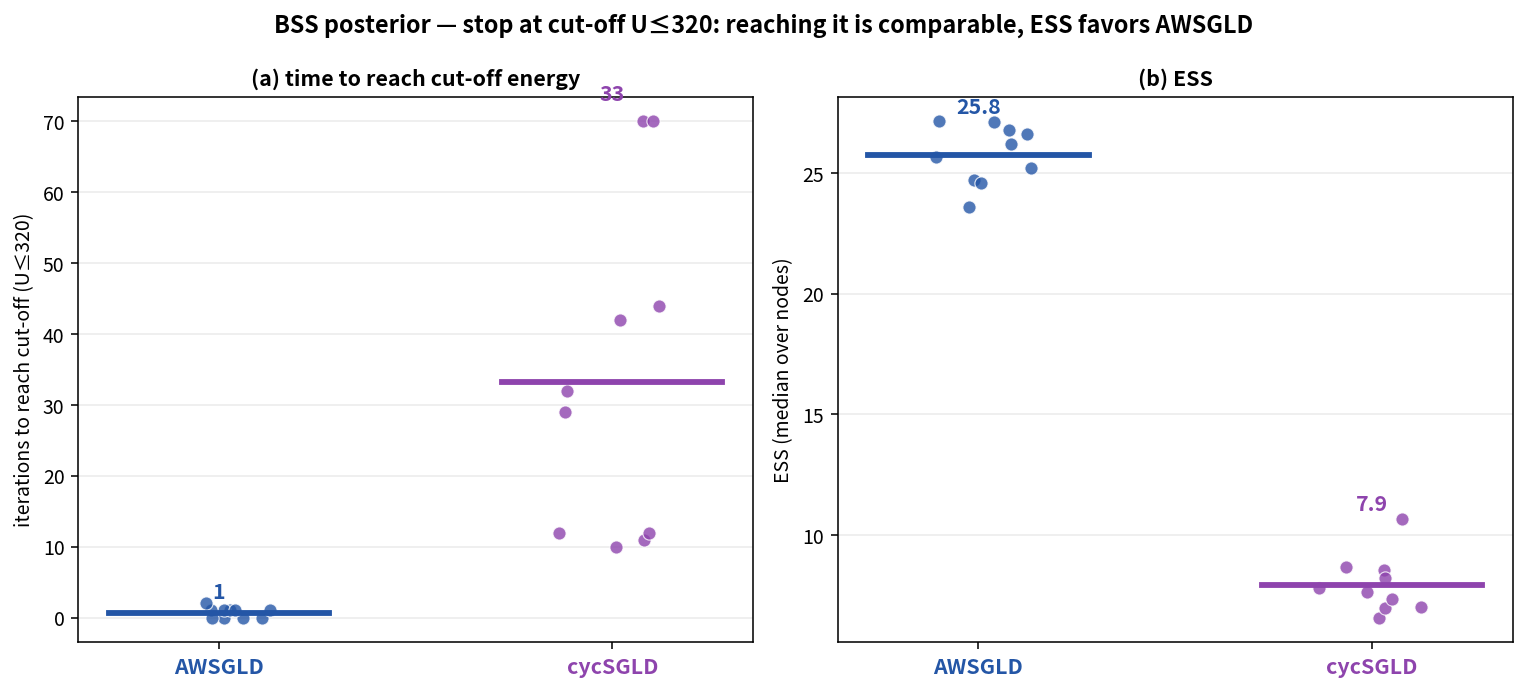

Reproduce this figure in Python.
"""cyc_awsgld.png 스타일 strip plot — 단, y='최저 U'가 아니라 'cut-off 에너지 도달 반복수'.

각 run 은 에너지가 cut-off 선(U≤CUT)에 도달하면 '멈춘' 것으로 보고, 그때까지의 반복수를 기록.
seed 별 점 + 평균 막대(= cyc_awsgld.png 형식). AWSGLD vs cycSGLD.
왼쪽: 도달 반복수(둘 다 도달 → 비슷/누가 빠른가) | 오른쪽: ESS(같은 형식).

출력: strip_cutoff_ess.png / .csv
"""
import os, sys, time, csv
import numpy as np
from scipy.stats import invgamma
import matplotlib; matplotlib.use("Agg")
import matplotlib.pyplot as plt
sys.path.insert(0, os.path.dirname(os.path.abspath(__file__)))
sys.path.insert(0, os.path.join(os.path.dirname(os.path.abspath(__file__)), "_archive"))
import energy_diagnostics as E
import keyphrase_functions_awsgld as kfa
from extra_metrics import ess_per_node

HERE = os.path.dirname(os.path.abspath(__file__))
T = 5000; BURN = 500; BATCH = 100; FLOOR = 1.0
M_REG = kfa.M_REGIONS; ZETA = kfa.ZETA; TAU = kfa.TAU; DECAY = kfa.DECAY_LR
CYC = 10
DATA_SEEDS = [0, 1, 2, 3, 4]
RNG_PER = [0, 1]                 # 데이터 seed 당 RNG 2개 → 총 10점 (cyc_awsgld.png 와 동일 규모)
CUT = 320                        # 공통 cut-off 에너지선 (수렴 영역 ~312-320)
COL = {"AWSGLD": "#2456A6", "cycSGLD": "#8e44ad"}
METHODS = ["AWSGLD", "cycSGLD"]


def load(seed):
    d = np.load(os.path.join(HERE, f"data_seed{seed}.npz"))
    n = int(d["n_total"]); A = d["A"]; graph = {"n": n, "A": A, "D": np.diag(A.sum(1))}
    return graph, d["Y"].astype(float), d["B"], d["u_0"]


def run(method, ini, Y, B, u_0, a0, n, BtB, P, Lc, rng_seed):
    np.random.seed(rng_seed); theta = ini.copy(); ths = np.zeros((T, n)); alpha = a0
    aw = np.arange(1, M_REG + 1, dtype=float) / M_REG
    warm = min(100, max(10, T // 20)); es = []; emin = du = None; J = M_REG - 1
    use_aw = method == "AWSGLD"
    for t in range(T):
        C = (B @ (theta - u_0)) @ (B @ (theta - u_0))
        s2 = max(invgamma.rvs(n / 2 + 0.001, scale=C / 2 + 0.001), FLOOR)
        if method == "cycSGLD":
            cl = max(1, T // CYC); beta = (t % cl) / cl
            eps = 0.02 / 2.0 * (np.cos(np.pi * min(beta, 0.8)) + 1); tau_k = TAU if beta >= 0.8 else TAU / 1e4
        else:
            eps = 0.3 / ((t + 1) ** 0.6 + 10); tau_k = TAU
        U = kfa.posterior_energy(Y, alpha, theta, u_0, B, s2)
        bidx = np.random.choice(n, BATCH, replace=False) if BATCH < n else None
        gU = kfa.grad_posterior_energy(Y, alpha, theta, u_0, B, s2, batch_idx=bidx, BtB=BtB)
        gm = 1.0
        if use_aw:
            if t < warm:
                es.append(U)
                if t == warm - 1:
                    lo, hi = min(es), max(es); rg = max(hi - lo, 1.0)
                    emin = lo - 0.5 * rg; du = max((hi + 0.5 * rg - emin) / M_REG, 1e-8); es = None
            else:
                J = int(np.clip((U - emin) / du + 1, 1, M_REG - 1))
                gm = float(np.clip(1 + (ZETA * tau_k / du) * (np.log(aw[J] + 1e-12) - np.log(aw[J - 1] + 1e-12)), 0.1, 10.0))
        if use_aw:
            theta = theta - eps * gm * (P @ gU) + np.sqrt(2 * tau_k * eps) * (Lc @ np.random.randn(n))
        else:
            theta = theta - eps * gU + np.sqrt(2 * tau_k * eps) * np.random.randn(n)
        theta = np.clip(theta, -700, 700)
        if use_aw and t >= warm:
            dec = min(1.0, DECAY / ((t + 1) ** 0.75 + 1000)); cw = aw[J]
            aw[J:] = aw[J:] + dec * cw * (1 - aw[J:]); aw[:J] = aw[:J] - dec * cw * aw[:J]; aw = np.clip(aw, 1e-10, 1)
        ths[t] = theta; alpha = E.alpha_find(theta, Y, E.GRID)
    U_tr = E.energy_trace_common(ths, Y, B, u_0, a0)
    idx = np.where(U_tr <= CUT)[0]
    reach = int(idx[0]) if len(idx) else T          # 미도달 시 T
    ess = float(np.nanmedian(ess_per_node(ths[BURN:])))
    return reach, ess


def main():
    reach = {m: [] for m in METHODS}; ess = {m: [] for m in METHODS}
    t0 = time.time()
    print(f"strip: cut-off U≤{CUT} 도달 반복수 + ESS | {len(DATA_SEEDS)*len(RNG_PER)}점/method\n", flush=True)
    for s in DATA_SEEDS:
        graph, Y, B, u_0 = load(s); n = graph["n"]
        BtB = B.T @ B; ridge = 1e-6 * np.trace(BtB) / n
        P = np.linalg.solve(BtB + ridge * np.eye(n), np.eye(n)); P = 0.5 * (P + P.T)
        Lc = np.linalg.cholesky(P + 1e-10 * np.eye(n)); a0 = E.alpha_find(u_0, Y, E.GRID)
        ini = np.full(n, float(E.MU_N))
        for r in RNG_PER:
            for m in METHODS:
                rc, es = run(m, ini, Y, B, u_0, a0, n, BtB, P, Lc, rng_seed=1000 * s + r)
                reach[m].append(rc); ess[m].append(es)
        print(f"  seed {s} done ({int(time.time()-t0)}s)", flush=True)

    for m in METHODS:
        print(f"  {m:>8}: reach mean={np.mean(reach[m]):.0f} (min {min(reach[m])}, max {max(reach[m])})  "
              f"ESS mean={np.mean(ess[m]):.1f}")

    with open(os.path.join(HERE, "strip_cutoff_ess.csv"), "w", newline="") as fh:
        w = csv.writer(fh); w.writerow(["method", "point", "reach_iters", "ess"])
        for m in METHODS:
            for i in range(len(reach[m])):
                w.writerow([m, i, reach[m][i], round(ess[m][i], 2)])

    # ── cyc_awsgld.png 스타일 strip: 점 + 평균 막대 + 값 라벨 ──
    fig, axes = plt.subplots(1, 2, figsize=(11, 5))
    rng = np.random.RandomState(0)
    for ax, dic, ylab, ttl, fmt in [
            (axes[0], reach, f"iterations to reach cut-off (U≤{CUT})",
             f"(a) time to reach cut-off energy", "{:.0f}"),
            (axes[1], ess, "ESS (median over nodes)", "(b) ESS", "{:.1f}")]:
        for i, m in enumerate(METHODS):
            v = np.array(dic[m]); xs = i + (rng.rand(len(v)) - 0.5) * 0.28
            ax.scatter(xs, v, s=46, color=COL[m], alpha=0.8, edgecolor="white", lw=0.6, zorder=3)
            mean = v.mean()
            ax.plot([i - 0.28, i + 0.28], [mean, mean], color=COL[m], lw=3, zorder=4)
            ax.text(i, v.max() + (v.max() - v.min() + 1) * 0.04, fmt.format(mean),
                    ha="center", va="bottom", fontsize=11, color=COL[m], fontweight="bold")
        ax.set_xticks(range(len(METHODS))); ax.set_xticklabels(METHODS, fontsize=11)
        for lbl, m in zip(ax.get_xticklabels(), METHODS):
            lbl.set_color(COL[m]); lbl.set_fontweight("bold")
        ax.set_ylabel(ylab); ax.set_title(ttl, fontsize=11, fontweight="bold")
        ax.grid(True, axis="y", alpha=0.25)
    fig.suptitle(f"BSS posterior — stop at cut-off U≤{CUT}: reaching it is comparable, ESS favors AWSGLD",
                 fontsize=12, fontweight="bold")
    fig.tight_layout(); fig.savefig(os.path.join(HERE, "strip_cutoff_ess.png"), dpi=140, bbox_inches="tight")
    print(f"\n저장: strip_cutoff_ess.png, strip_cutoff_ess.csv ({int(time.time()-t0)}s)")


if __name__ == "__main__":
    main()
